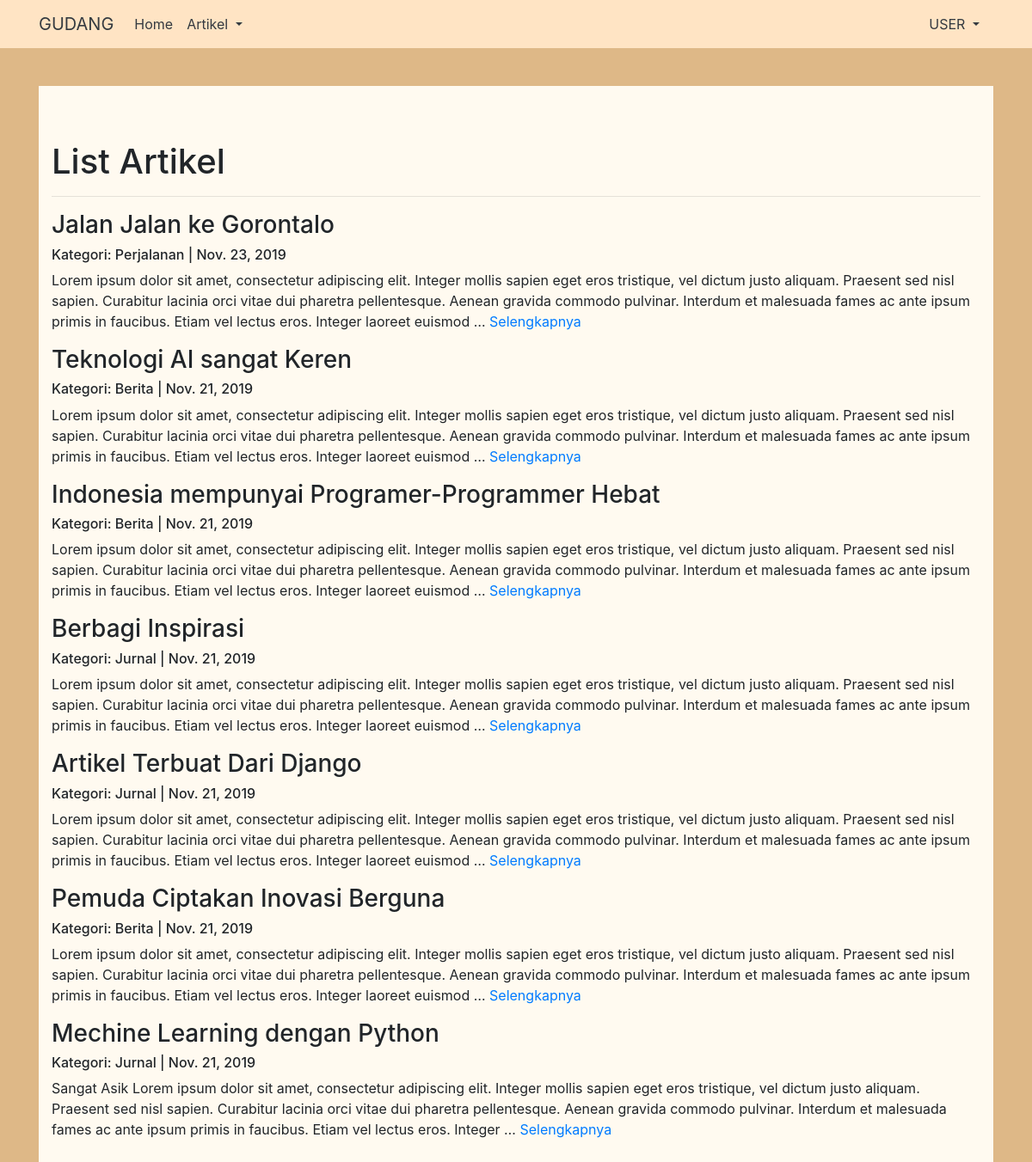
Page /artikel/ on the committed database.
### artikel/models.py (models this page shows, shortened)
class Artikel(models.Model):
	judul		= models.CharField(max_length=255)
	isi			= models.TextField()
	kategori	= models.CharField(max_length=255)
	published	= models.DateTimeField(auto_now_add=True)
	updated		= models.DateTimeField(auto_now=True)
	slug 		= models.SlugField(blank=True,editable=False)

### artikel/views.py (the view)
# urls.py: url(r'^artikel/$', ArtikelListView.as_view(),name='list'),
class ArtikelListView(ListView):
	model = Artikel
	template_name = 'artikel/artikel_list.html'
	context_name = 'artikel_list'
	ordering = ['-published']

### artikel/templates/artikel/artikel_list.html (shortened to what this page needs)
{% extends "base.html" %}
{% block contents %}
	<h1>List Artikel</h1>
	<hr>
	{% for artikel in artikel_list %}
		<h3>{{artikel.judul}}</h3>
		<h6>Kategori: {{artikel.kategori}} | {{artikel.published|date}}</h6>
		<p>{{artikel.isi|truncatewords:50}} <a href="{% url 'artikel:detail' artikel.slug %}">Selengkapnya</a></p>
	{% endfor %}
{% endblock contents %}

### static/vendoor/custom/custom.css (style rules this page uses)
body { background-color: #DEB887; }

### rows in the picture
Artikel: judul "Jalan Jalan ke Gorontalo", kategori "Perjalanan", published "Nov. 23, 2019", isi "Lorem ipsum dolor sit amet, consectetur adipiscing elit. Integer mollis sapien eget eros tristique, vel dictum justo aliquam. Praesent sed nisl sapien. Curabitur lacinia orci vitae dui pharetra pellentesque. Aenean gravida commodo pulvinar. Interdum et malesuada fames ac ante ipsum primis in faucibus. Etiam vel lectus eros. Integer laoreet euismod …"
Artikel: judul "Teknologi AI sangat Keren", kategori "Berita", published "Nov. 21, 2019", isi "Lorem ipsum dolor sit amet, consectetur adipiscing elit. Integer mollis sapien eget eros tristique, vel dictum justo aliquam. Praesent sed nisl sapien. Curabitur lacinia orci vitae dui pharetra pellentesque. Aenean gravida commodo pulvinar. Interdum et malesuada fames ac ante ipsum primis in faucibus. Etiam vel lectus eros. Integer laoreet euismod …"
Artikel: judul "Indonesia mempunyai Programer-Programmer Hebat", kategori "Berita", published "Nov. 21, 2019", isi "Lorem ipsum dolor sit amet, consectetur adipiscing elit. Integer mollis sapien eget eros tristique, vel dictum justo aliquam. Praesent sed nisl sapien. Curabitur lacinia orci vitae dui pharetra pellentesque. Aenean gravida commodo pulvinar. Interdum et malesuada fames ac ante ipsum primis in faucibus. Etiam vel lectus eros. Integer laoreet euismod …"
Artikel: judul "Berbagi Inspirasi", kategori "Jurnal", published "Nov. 21, 2019", isi "Lorem ipsum dolor sit amet, consectetur adipiscing elit. Integer mollis sapien eget eros tristique, vel dictum justo aliquam. Praesent sed nisl sapien. Curabitur lacinia orci vitae dui pharetra pellentesque. Aenean gravida commodo pulvinar. Interdum et malesuada fames ac ante ipsum primis in faucibus. Etiam vel lectus eros. Integer laoreet euismod …"
Artikel: judul "Artikel Terbuat Dari Django", kategori "Jurnal", published "Nov. 21, 2019", isi "Lorem ipsum dolor sit amet, consectetur adipiscing elit. Integer mollis sapien eget eros tristique, vel dictum justo aliquam. Praesent sed nisl sapien. Curabitur lacinia orci vitae dui pharetra pellentesque. Aenean gravida commodo pulvinar. Interdum et malesuada fames ac ante ipsum primis in faucibus. Etiam vel lectus eros. Integer laoreet euismod …"
Artikel: judul "Pemuda Ciptakan Inovasi Berguna", kategori "Berita", published "Nov. 21, 2019", isi "Lorem ipsum dolor sit amet, consectetur adipiscing elit. Integer mollis sapien eget eros tristique, vel dictum justo aliquam. Praesent sed nisl sapien. Curabitur lacinia orci vitae dui pharetra pellentesque. Aenean gravida commodo pulvinar. Interdum et malesuada fames ac ante ipsum primis in faucibus. Etiam vel lectus eros. Integer laoreet euismod …"
Artikel: judul "Mechine Learning dengan Python", kategori "Jurnal", published "Nov. 21, 2019", isi "Sangat Asik Lorem ipsum dolor sit amet, consectetur adipiscing elit. Integer mollis sapien eget eros tristique, vel dictum justo aliquam. Praesent sed nisl sapien. Curabitur lacinia orci vitae dui pharetra pellentesque. Aenean gravida commodo pulvinar. Interdum et malesuada fames ac ante ipsum primis in faucibus. Etiam vel lectus eros. Integer …"
